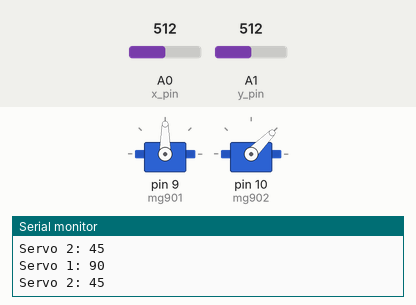
Simulated run of this sketch. Board: Arduino Uno, built with avr-gcc and run on an emulated ATmega328P. On the bench: 2 × servo, the last lines printed to the serial monitor. The inputs (shaded band) are chosen by the test bench; at power-on: A0 (x_pin) = 512, A1 (y_pin) = 512.

Above: at 1.3 s.
1.4 s: A0 (x_pin) set to 716
At 2.3 s:
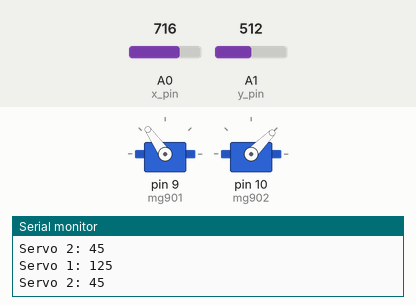
3.0 s: A1 (y_pin) set to 716
At 3.5 s:
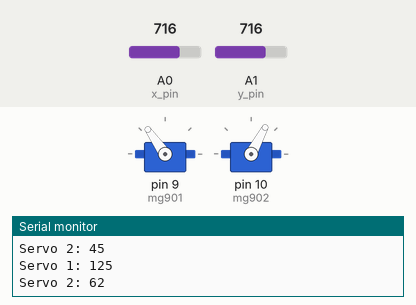
4.5 s: A0 (x_pin) set to 900
At 4.8 s:
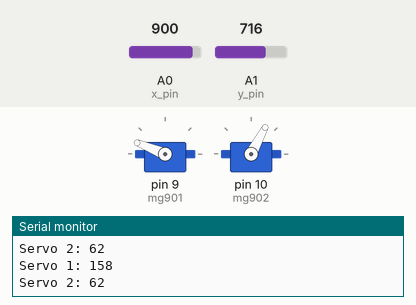
6.0 s: A1 (y_pin) set to 511
At 7.2 s:
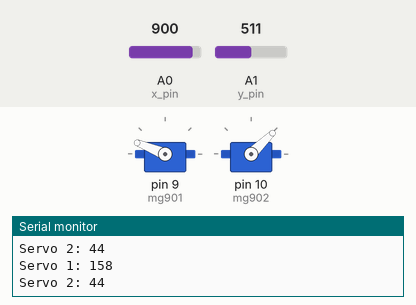
7.5 s: A0 (x_pin) set to 1023
At 8.4 s:
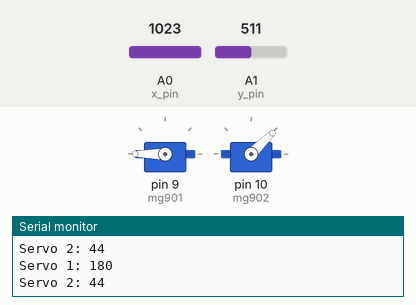
9.0 s: A1 (y_pin) set to 306
At 9.7 s:
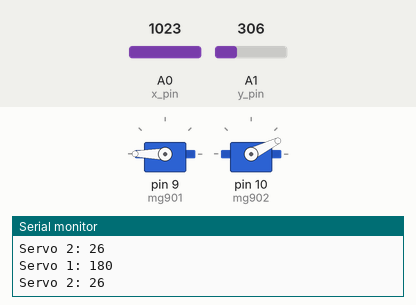
Timing chart, 0 to 11.5 s (numbered marks = the images above; inputs shaded):
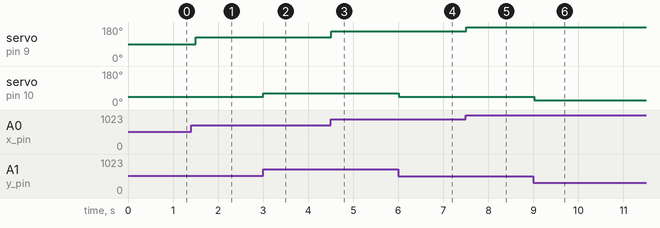

Measured:
- after the input at 1.4 s, servo on pin 9 (mg901): 90° → 125° after 0.10 s
- after the input at 3.0 s, servo on pin 10 (mg902): 45° → 62° at once
- after the input at 4.5 s, servo on pin 9 (mg901): 125° → 158° at once
- after the input at 6.0 s, servo on pin 10 (mg902): 62° → 44° at once
- after the input at 7.5 s, servo on pin 9 (mg901): 158° → 180° at once
- after the input at 9.0 s, servo on pin 10 (mg902): 44° → 26° at once

The sketch:

potansiyometri_ile_servo_kontrol.ino
```cpp
#include <Servo.h>

Servo mg901;
Servo mg902;

int pozisyon_x=0;
int pozisyon_y=0;
const int x_pin=A0;
const int y_pin=A1;


void setup() {
  mg901.attach(9);
  mg902.attach(10);
  Serial.begin(9600);
}

void loop()
{
  pozisyon_x = analogRead(x_pin);
  pozisyon_x = map(pozisyon_x, 0, 1023, 0, 180);
  mg901.write(pozisyon_x);


  pozisyon_y = analogRead(y_pin);
  pozisyon_y = map(pozisyon_y, 0, 1023, 0, 90);
  mg902.write(pozisyon_y);

  if(pozisyon_x != 0 || pozisyon_y != 0)
  {
  Serial.print("Servo 1: ");
  Serial.print(pozisyon_x);
  Serial.print("\n");
  Serial.print("Servo 2: ");
  Serial.print(pozisyon_y);
  Serial.print("\n");
  delay(500);

  }


}
```
